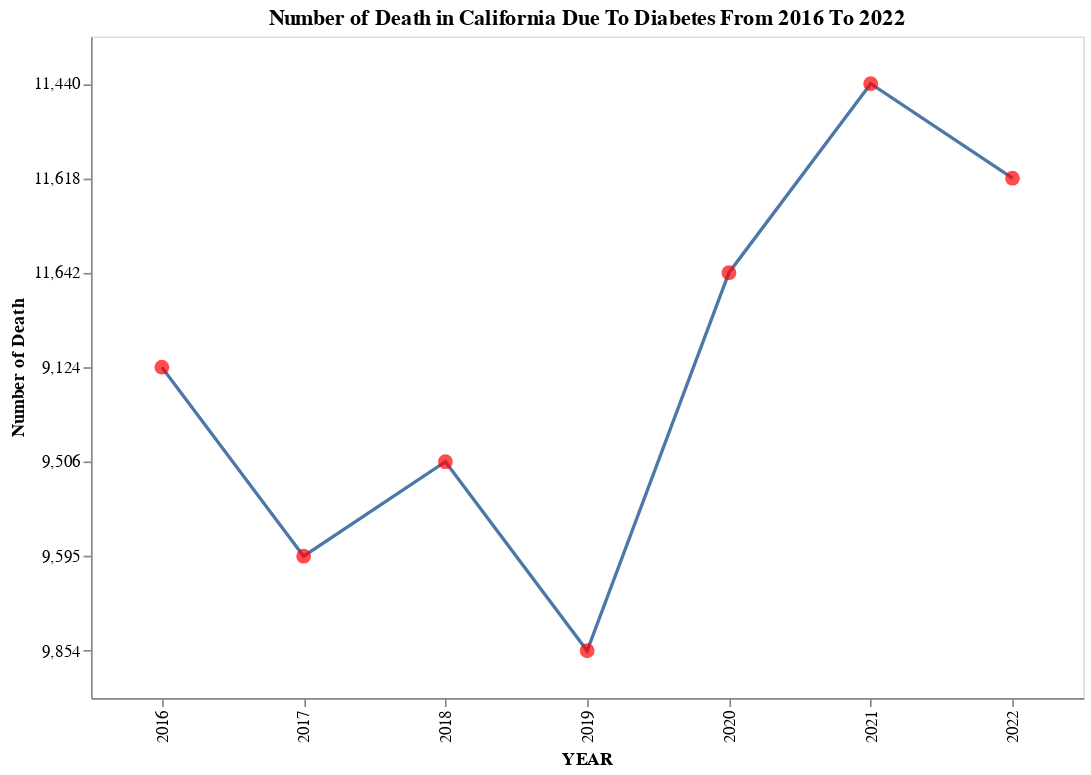

Source (notebook cell):
### Markdown cell above
### Visualization 1: Number of Death in California Due To Diabetes From 2016 To 2022

- This is the one and only visualization that we will create for our first dataset. It directly shows how the number of deaths due to diabetes changed from 2016 to 2022.
- Since one of our research questions is related to studying the time series with respect to the number of deaths/hospitalizations, a visualization like the one below can offer us some initial insights.

### Code cell
# If you are reviewing the following visualization through Jupyter Notebook, 
# when you hover the mouse over the highlighted points, 
# you should be able to see more detailed information regarding each year.

death_trend_in_cali = alt.Chart(california).mark_line().encode(
    alt.X('YEAR:N'),
    alt.Y('DEATHS', title = 'Number of Death')
).properties(
    title = 'Number of Death in California Due To Diabetes From 2016 To 2022',
    width = 600,
    height = 400
)

specific_points = alt.Chart(california).mark_point(
    size = 80, 
    filled= True,  
    color = 'red'  
).encode(
    alt.X('YEAR:N'),
    alt.Y('DEATHS'),
    alt.Tooltip(['YEAR', 'DEATHS', 'RATE'])
)

vis1 = death_trend_in_cali + points
vis1

### Figure 1 — Vega-Lite specification as saved in the notebook (floating-point values rounded to 4 significant figures)
{"$schema": "https://vega.github.io/schema/vega-lite/v5.20.1.json", "config": {"view": {"continuousHeight": 300, "continuousWidth": 300}}, "data": {"name": "data-337cdd18ce1b62e0420e390f54073728"}, "datasets": {"data-337cdd18ce1b62e0420e390f54073728": [{"DEATHS": "11,618", "RATE": 25, "STATE": "CA", "YEAR": 2022}, {"DEATHS": "11,440", "RATE": 25.5, "STATE": "CA", "YEAR": 2021}, {"DEATHS": "11,642", "RATE": 25.4, "STATE": "CA", "YEAR": 2020}, {"DEATHS": "9,854", "RATE": 21.8, "STATE": "CA", "YEAR": 2019}, {"DEATHS": "9,506", "RATE": 21.4, "STATE": "CA", "YEAR": 2018}, {"DEATHS": "9,595", "RATE": 22.1, "STATE": "CA", "YEAR": 2017}, {"DEATHS": "9,124", "RATE": 21.4, "STATE": "CA", "YEAR": 2016}]}, "height": 400, "layer": [{"encoding": {"x": {"field": "YEAR", "type": "nominal"}, "y": {"field": "DEATHS", "title": "Number of Death", "type": "nominal"}}, "mark": {"type": "line"}, "title": "Number of Death in California Due To Diabetes From 2016 To 2022"}, {"encoding": {"tooltip": [{"field": "YEAR", "type": "quantitative"}, {"field": "DEATHS", "type": "nominal"}, {"field": "RATE", "type": "quantitative"}], "x": {"field": "YEAR", "type": "nominal"}, "y": {"field": "DEATHS", "type": "nominal"}}, "mark": {"color": "red", "filled": true, "size": 80, "type": "point"}}], "width": 600}
